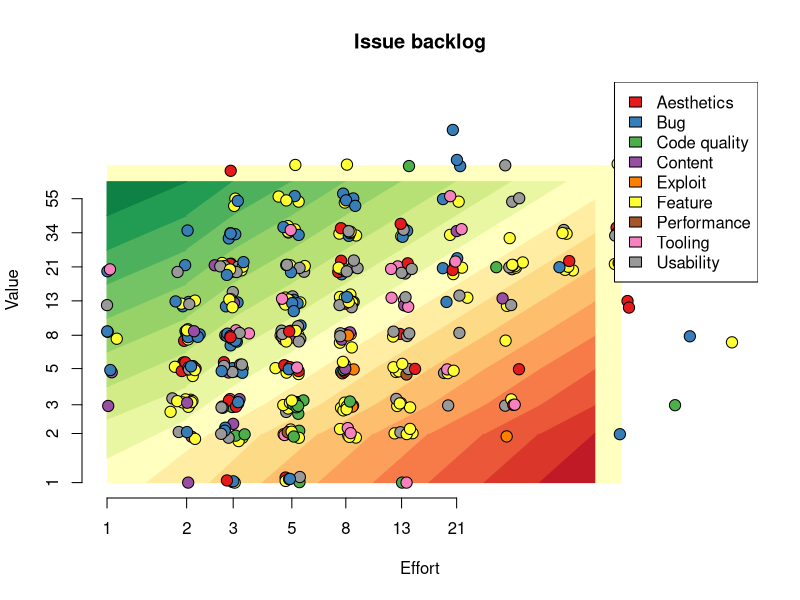

This figure's R source:
library("RColorBrewer")

circleSize = 1.5

#svg("backlog.svg", width=8, height=8)
png("backlog.png", width=500, height=500, type="cairo", pointsize=13)

jitter_log <- function(vals, scaler=0.05) {
  noise <- rnorm(length(vals), mean=0, sd=vals*scaler)
  vals + noise
}

roiPalette = colorRampPalette(brewer.pal(11, "RdYlGn"))
roiCols = roiPalette(19)

data <- read.csv("backlog.csv", sep=",")
x = jitter_log(data$effort)
y = jitter_log(data$value)

maxEffort = max(data$effort)
maxValue = max(data$value)
x = sapply(x, function(n) min(c(n, maxEffort)))
x = sapply(x, function(n) max(c(n, 1)))
y = sapply(y, function(n) min(c(n, maxValue)))
y = sapply(y, function(n) max(c(n, 1)))

# Categories
cats = sort(unique(data$type))
data$typeID = match(data$type, cats)
cols = brewer.pal(length(cats), "Set1")
data$color = cols[data$typeID]

# ROI
vals = c(1, 2, 3, 5, 8, 13, 21, 34, 55, 89)
data$roi = match(data$value, vals) - match(data$effort, vals)

# NA
data$blockedBy[is.na(data$blockedBy)] <- ""

plot(
    NULL, log="xy", xlab="Effort", ylab="Value", axes=FALSE, main="Issue backlog",
    xlim=c(min(x), max(x)), ylim=c(min(y), max(y))
)
axis(1, at=c(1,2,3,5,8,13,21))
axis(2, at=c(1,2,3,5,8,13,21,34,55))
#box()




logHalf <- function(a, b){
    sqrt(a*b)
}




topEdge = logHalf(55,89)

polygon(x=c(1,89,89,1), y=c(1,1,89,89), lty=0, col=roiCols[10])

for (e in 1:8){
    midE = logHalf(vals[e], vals[e+1])
    nextMidE = logHalf(vals[e+1], vals[e+2])
    if (e > 1) {
        for (v in 1:e){
            roi = v-e;
            polygon(
                x=c(midE, nextMidE, nextMidE, midE),
                y=c(vals[v], vals[v+1], vals[v+2], vals[v+1]),
                col=roiCols[10+roi],
                border=roiCols[10+roi]
            )
        }
    }
    roi = -e
    polygon(
        x=c(midE, nextMidE, nextMidE),
        y=c(vals[1], vals[1], vals[2]),
        col=roiCols[10+roi],
        border=roiCols[10+roi]
    )
}

for (v in 1:8){
    midV = logHalf(vals[v], vals[v+1])
    nextMidV = logHalf(vals[v+1], vals[v+2])
    if (v > 1){
        for (e in 1:v){
            roi = v-e;
            polygon(
                x=c(vals[e], vals[e+1], vals[e+2], vals[e+1]),
                y=c(midV, nextMidV, nextMidV, midV),
                col=roiCols[10+roi],
                border=roiCols[10+roi]
            )
        }
    }
    roi = v
    polygon(
        x=c(vals[1], vals[1], vals[2]),
        y=c(midV, nextMidV, nextMidV),
        col=roiCols[10+roi],
        border=roiCols[10+roi]
    )
}


points(x, y, pch=21, bg=data$color, cex=circleSize)
#points(x, y, col=data$color, cex=circleSize, lwd=3)


legend(legend=cats, x="topright", fill=cols)










dev.off()

# Write markdown file
text = "# Backlog"

text = c(text, "![Issue backlog](backlog.png)")

text = c(text, "| Issue | Description | Value | Effort | ROI | Blocked by |")
text = c(text, "| ----: | ----------- | ----: | -----: | --: | ---------: |")

for (i in 1:length(data$roi)){
    entry = paste(
        "| [", data$issue[i], "](", "https://github.com/timgurto/mmo/issues/", data$issue[i], ")",
        " | ", data$description[i],
        " | ", data$value[i],
        " | ", data$effort[i],
        " | ", data$roi[i],
        " | ", data$blockedBy[i],
        " |", sep=""
    )
    text = c(text, entry)
}

write(text, file="backlog.md")
